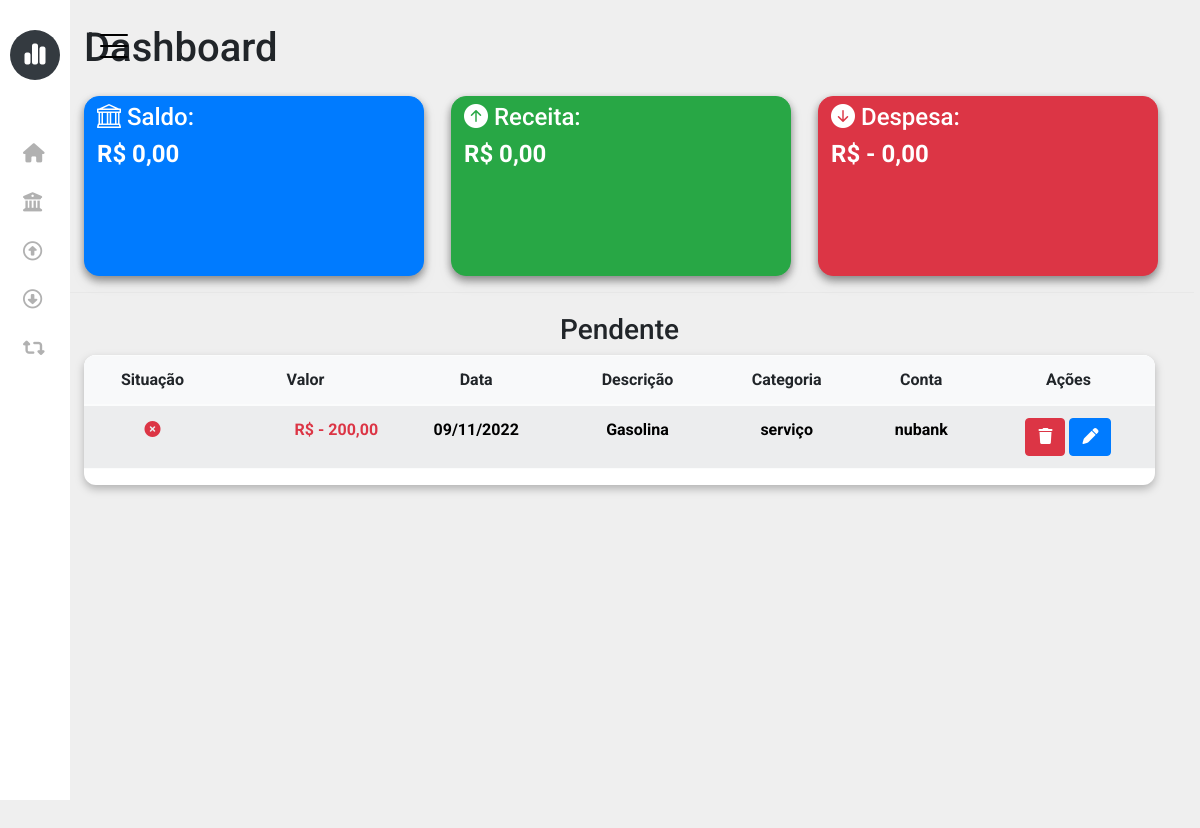
Before: /project/frontend/page/index.php with the older database file.
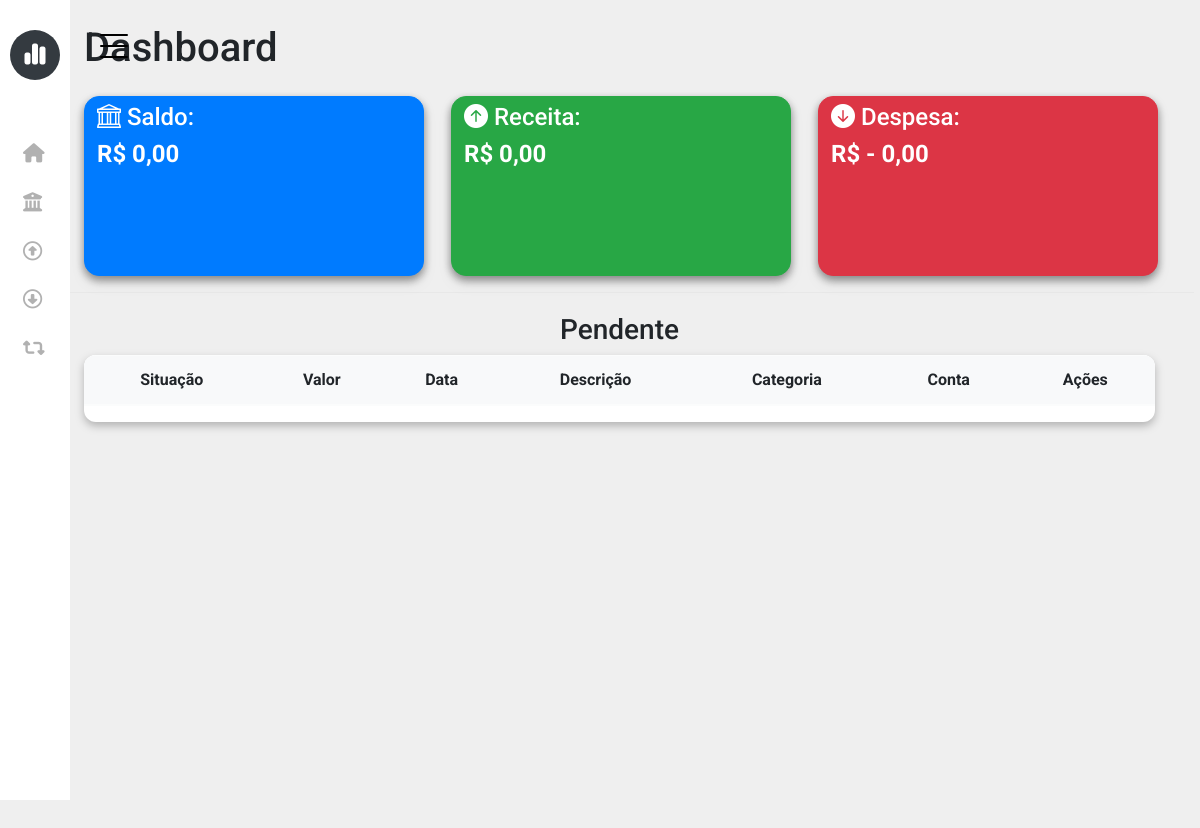
After: the same page with the newer database file.
### tables this page shows
CREATE TABLE `finance` (
  `id` int(11) NOT NULL,
  `account_id` int(11) NOT NULL,
  `category_id` int(11) NOT NULL,
  `value` double NOT NULL,
  `type` varchar(45) NOT NULL,
  `status` varchar(45) NOT NULL,
  `description` varchar(50) NOT NULL,
  `date` datetime NOT NULL,
  `created_at` datetime NOT NULL DEFAULT current_timestamp(),
  `updated_at` datetime NOT NULL DEFAULT current_timestamp() ON UPDATE current_timestamp()
);

CREATE TABLE `category` (
  `id` int(11) NOT NULL,
  `name` varchar(45) NOT NULL,
  `icon` varchar(255) NOT NULL,
  `type` varchar(45) NOT NULL,
  `created_at` datetime NOT NULL DEFAULT current_timestamp(),
  `updated_at` datetime NOT NULL DEFAULT current_timestamp() ON UPDATE current_timestamp()
);

CREATE TABLE `account` (
  `id` int(11) NOT NULL,
  `name` varchar(45) NOT NULL,
  `balance` double NOT NULL,
  `created_at` datetime NOT NULL DEFAULT current_timestamp(),
  `updated_at` datetime NOT NULL DEFAULT current_timestamp() ON UPDATE current_timestamp()
);

### project/backend/php/config/connection.php (called while the page is built)
<?php
class Database {
    function connection() {
        try {
            $host = "localhost";
            $username = "root";
            $password = "";
            $dbname = "openfinance";
            $conection = new PDO(
                'mysql:host='. $host. ';dbname='. $dbname,
                $username,
                $password,
                array(
                    PDO::MYSQL_ATTR_INIT_COMMAND => "SET NAMES utf8",
                )
            );
            $conection->setAttribute(PDO::ATTR_ERRMODE, PDO::ERRMODE_EXCEPTION);
            return $conection;
        } catch (PDOException $exception) {
            return $exception->getMessage();
        }
    }
}

### project/frontend/includes/function.php (called while the page is built, shortened)
<?php
function getAccount($id)
{
    $connection = new Database();
    $sqlAccount = ("SELECT * FROM `account` WHERE `id` = '$id' ");
    $Accounts = $connection->connection()->query($sqlAccount)->fetchAll(PDO::FETCH_ASSOC);
    foreach ($Accounts as $Account) {
        return $Account['name'];
    }
}
function getCategory($id)
{
    $connection = new Database();
    $sqlCategory = ("SELECT * FROM `category` WHERE `id` = '$id' ");
    $categorys = $connection->connection()->query($sqlCategory)->fetchAll(PDO::FETCH_ASSOC);
    foreach ($categorys as $category) {
        return $category['name'];
    }
}

### project/frontend/page/index.php (the view, shortened to what the changed rows need)
<?php include_once("../includes/header.php"); ?>
<?php
$sqlFinanceNotPaid = ("SELECT * FROM `finance` WHERE `status` = 'NOT_PAID' ORDER BY `date` DESC");
$financesNotPaid = $connection->connection()->query($sqlFinanceNotPaid)->fetchAll(PDO::FETCH_ASSOC);
?>
<div class="container">
    <div class="row ms-4">
        <div class="col-md-12 mt-4">
            <h1>Dashboard</h1>
        </div>
        <div class="col-md-12">
            <div class="text-center" id="div-table">
                <table class="table table-light table-striped">
                    <thead>
                        <tr>
                            <th class="text-center">Situação</th>
                            <th class="text-center">Valor</th>
                            <th class="text-center">Data</th>
                            <th>Descrição</th>
                            <th>Categoria</th>
                            <th>Conta</th>
                            <th class="text-center">Ações</th>
                        </tr>
                    </thead>
                    <tbody>
                        <?php foreach ($financesNotPaid as $financeNotPaid) { ?>
                            <tr>
                                <?php if ($financeNotPaid["status"] == "PAID") { ?>
                                    <th class="text-center"><i class="text-success fa-solid fa-circle-check"></i></th>
                                <?php } else { ?>
                                    <th class="text-center"><i class="text-danger fa-solid fa-circle-xmark"></i></th>
                                <?php } ?>
                                <th class="text-danger text-end"><?php echo "R$ - " . number_format($financeNotPaid['value'], 2, ",", "."); ?></th>
                                <th class="text-center"><?php echo date('d/m/Y', strtotime($financeNotPaid['date'])); ?></th>
                                <th><?php echo $financeNotPaid['description'] ?></th>
                                <th><?php echo getCategory($financeNotPaid['category_id']) ?></th>
                                <th><?php echo getAccount($financeNotPaid['account_id']) ?></th>
                                <th class="text-center">
                                    <button class="btn btn-danger btn-delete-expense" type="button" data-id="<?php echo $expense['id'] ?>" data-value="<?php echo $expense['value'] ?>" data-description="<?php echo $expense['description'] ?>"><i class="fa-solid fa-trash"></i></button>
                                    <button class="btn btn-primary btn-update-expense" id="BTN" type="button" data-id="<?php echo $expense['id'] ?>" data-status="<?php echo $expense['status'] ?>" data-value="<?php echo $expense['id'] ?>" data-date="<?php echo $expense['date'] ?>" data-description="<?php echo $expense['description'] ?>" data-category="<?php echo getCategory($expense['category_id']) ?>" data-account="<?php echo getAccount($expense['account_id']) ?>"><i class="fa-solid fa-pen"></i></button>
                                </th>
                            </tr>
                        <?php } ?>
                    </tbody>
                </table>
            </div>
        </div>
    </div>
</div>
<?php include_once("../includes/footer.php"); ?>

Changed rows visible on the page:
removed finance: status "NOT_PAID" (drawn), value "200,00", date "09/11/2022", description "Gasolina", category.name "serviço", account.name "nubank"
